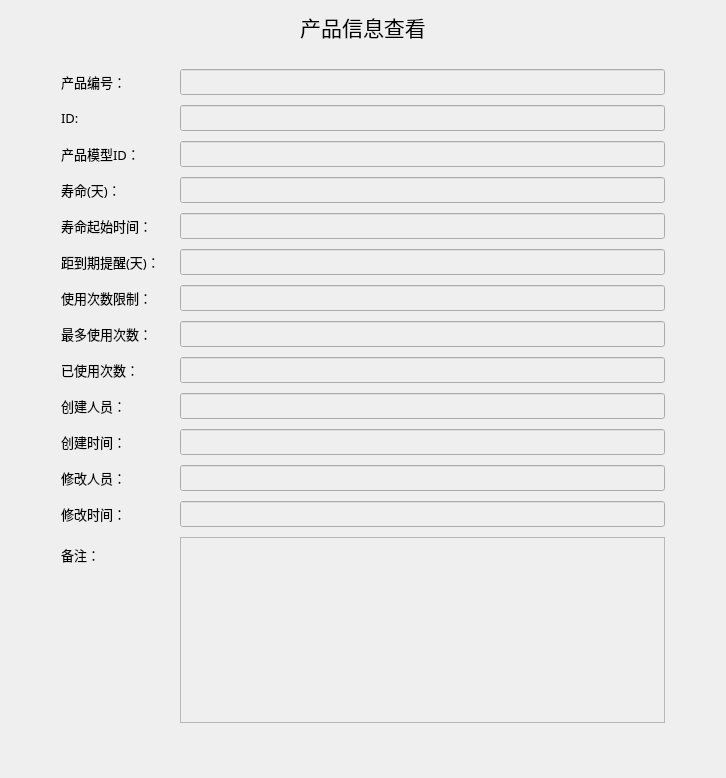
<?xml version="1.0" encoding="UTF-8"?>
<ui version="4.0">
 <class>Dialog</class>
 <widget class="QDialog" name="Dialog">
  <property name="geometry">
   <rect>
    <x>0</x>
    <y>0</y>
    <width>726</width>
    <height>778</height>
   </rect>
  </property>
  <property name="font">
   <font>
    <family>微软雅黑 Light</family>
    <pointsize>10</pointsize>
   </font>
  </property>
  <property name="windowTitle">
   <string>Dialog</string>
  </property>
  <layout class="QVBoxLayout" name="verticalLayout">
   <item>
    <widget class="QLabel" name="label">
     <property name="font">
      <font>
       <family>Adobe Devanagari</family>
       <pointsize>16</pointsize>
      </font>
     </property>
     <property name="text">
      <string>产品信息查看</string>
     </property>
     <property name="alignment">
      <set>Qt::AlignCenter</set>
     </property>
    </widget>
   </item>
   <item>
    <layout class="QFormLayout" name="formLayout">
     <property name="labelAlignment">
      <set>Qt::AlignLeading|Qt::AlignLeft|Qt::AlignVCenter</set>
     </property>
     <property name="horizontalSpacing">
      <number>20</number>
     </property>
     <property name="verticalSpacing">
      <number>10</number>
     </property>
     <property name="leftMargin">
      <number>50</number>
     </property>
     <property name="topMargin">
      <number>20</number>
     </property>
     <property name="rightMargin">
      <number>50</number>
     </property>
     <item row="0" column="0">
      <widget class="QLabel" name="Label">
       <property name="text">
        <string>产品编号：</string>
       </property>
      </widget>
     </item>
     <item row="0" column="1">
      <widget class="QLineEdit" name="productNO">
       <property name="enabled">
        <bool>false</bool>
       </property>
      </widget>
     </item>
     <item row="1" column="0">
      <widget class="QLabel" name="iDLabel">
       <property name="text">
        <string>ID:</string>
       </property>
      </widget>
     </item>
     <item row="1" column="1">
      <widget class="QLineEdit" name="ID">
       <property name="enabled">
        <bool>false</bool>
       </property>
      </widget>
     </item>
     <item row="2" column="0">
      <widget class="QLabel" name="Label_2">
       <property name="text">
        <string>产品模型ID：</string>
       </property>
      </widget>
     </item>
     <item row="2" column="1">
      <widget class="QLineEdit" name="productModelID">
       <property name="enabled">
        <bool>false</bool>
       </property>
      </widget>
     </item>
     <item row="3" column="0">
      <widget class="QLabel" name="Label_3">
       <property name="text">
        <string>寿命(天)：</string>
       </property>
      </widget>
     </item>
     <item row="3" column="1">
      <widget class="QLineEdit" name="life">
       <property name="enabled">
        <bool>false</bool>
       </property>
      </widget>
     </item>
     <item row="4" column="0">
      <widget class="QLabel" name="Label_4">
       <property name="text">
        <string>寿命起始时间：</string>
       </property>
      </widget>
     </item>
     <item row="4" column="1">
      <widget class="QLineEdit" name="startDate">
       <property name="enabled">
        <bool>false</bool>
       </property>
      </widget>
     </item>
     <item row="5" column="0">
      <widget class="QLabel" name="Label_5">
       <property name="text">
        <string>距到期提醒(天)：</string>
       </property>
      </widget>
     </item>
     <item row="5" column="1">
      <widget class="QLineEdit" name="daysBefore">
       <property name="enabled">
        <bool>false</bool>
       </property>
      </widget>
     </item>
     <item row="6" column="0">
      <widget class="QLabel" name="Label_13">
       <property name="text">
        <string>使用次数限制：</string>
       </property>
      </widget>
     </item>
     <item row="6" column="1">
      <widget class="QLineEdit" name="isUsedCountLimit">
       <property name="enabled">
        <bool>false</bool>
       </property>
      </widget>
     </item>
     <item row="7" column="0">
      <widget class="QLabel" name="Label_6">
       <property name="text">
        <string>最多使用次数：</string>
       </property>
      </widget>
     </item>
     <item row="7" column="1">
      <widget class="QLineEdit" name="maxUsedCount">
       <property name="enabled">
        <bool>false</bool>
       </property>
      </widget>
     </item>
     <item row="8" column="0">
      <widget class="QLabel" name="Label_7">
       <property name="text">
        <string>已使用次数：</string>
       </property>
      </widget>
     </item>
     <item row="8" column="1">
      <widget class="QLineEdit" name="havaUsedCount">
       <property name="enabled">
        <bool>false</bool>
       </property>
      </widget>
     </item>
     <item row="9" column="0">
      <widget class="QLabel" name="Label_8">
       <property name="text">
        <string>创建人员：</string>
       </property>
      </widget>
     </item>
     <item row="9" column="1">
      <widget class="QLineEdit" name="createID">
       <property name="enabled">
        <bool>false</bool>
       </property>
      </widget>
     </item>
     <item row="10" column="0">
      <widget class="QLabel" name="Label_9">
       <property name="text">
        <string>创建时间：</string>
       </property>
      </widget>
     </item>
     <item row="10" column="1">
      <widget class="QLineEdit" name="createTime">
       <property name="enabled">
        <bool>false</bool>
       </property>
      </widget>
     </item>
     <item row="11" column="0">
      <widget class="QLabel" name="Label_10">
       <property name="text">
        <string>修改人员：</string>
       </property>
      </widget>
     </item>
     <item row="11" column="1">
      <widget class="QLineEdit" name="updateID">
       <property name="enabled">
        <bool>false</bool>
       </property>
      </widget>
     </item>
     <item row="12" column="0">
      <widget class="QLabel" name="Label_11">
       <property name="text">
        <string>修改时间：</string>
       </property>
      </widget>
     </item>
     <item row="12" column="1">
      <widget class="QLineEdit" name="updateTime">
       <property name="enabled">
        <bool>false</bool>
       </property>
      </widget>
     </item>
     <item row="13" column="0">
      <widget class="QLabel" name="Label_12">
       <property name="text">
        <string>备注：</string>
       </property>
      </widget>
     </item>
     <item row="13" column="1">
      <widget class="QTextEdit" name="remark">
       <property name="enabled">
        <bool>false</bool>
       </property>
      </widget>
     </item>
    </layout>
   </item>
   <item>
    <spacer name="verticalSpacer">
     <property name="orientation">
      <enum>Qt::Vertical</enum>
     </property>
     <property name="sizeHint" stdset="0">
      <size>
       <width>20</width>
       <height>50</height>
      </size>
     </property>
    </spacer>
   </item>
  </layout>
 </widget>
 <resources/>
 <connections/>
</ui>
